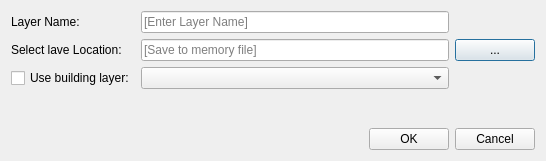
<?xml version="1.0" encoding="UTF-8"?>
<ui version="4.0">
 <class>CreatenewDialogBase</class>
 <widget class="QDialog" name="CreatenewDialogBase">
  <property name="geometry">
   <rect>
    <x>0</x>
    <y>0</y>
    <width>546</width>
    <height>161</height>
   </rect>
  </property>
  <property name="windowTitle">
   <string>Create new frontage layer</string>
  </property>
  <layout class="QVBoxLayout" name="verticalLayout">
   <item>
    <layout class="QGridLayout" name="gridLayout">
     <item row="2" column="3">
      <widget class="QPushButton" name="pushButtonSelectLocation">
       <property name="sizePolicy">
        <sizepolicy hsizetype="Maximum" vsizetype="Fixed">
         <horstretch>0</horstretch>
         <verstretch>0</verstretch>
        </sizepolicy>
       </property>
       <property name="text">
        <string>...</string>
       </property>
      </widget>
     </item>
     <item row="3" column="1" colspan="2">
      <widget class="QComboBox" name="selectLUCombo"/>
     </item>
     <item row="2" column="0">
      <widget class="QLabel" name="label">
       <property name="sizePolicy">
        <sizepolicy hsizetype="Maximum" vsizetype="Maximum">
         <horstretch>0</horstretch>
         <verstretch>0</verstretch>
        </sizepolicy>
       </property>
       <property name="text">
        <string>Select lave Location:</string>
       </property>
      </widget>
     </item>
     <item row="5" column="3">
      <widget class="QPushButton" name="closePopUpButton">
       <property name="sizePolicy">
        <sizepolicy hsizetype="Maximum" vsizetype="Fixed">
         <horstretch>0</horstretch>
         <verstretch>0</verstretch>
        </sizepolicy>
       </property>
       <property name="text">
        <string>Cancel</string>
       </property>
      </widget>
     </item>
     <item row="4" column="2">
      <spacer name="verticalSpacer">
       <property name="orientation">
        <enum>Qt::Vertical</enum>
       </property>
       <property name="sizeHint" stdset="0">
        <size>
         <width>20</width>
         <height>40</height>
        </size>
       </property>
      </spacer>
     </item>
     <item row="3" column="0">
      <widget class="QCheckBox" name="createNewFileCheckBox">
       <property name="text">
        <string>Use building layer:</string>
       </property>
      </widget>
     </item>
     <item row="5" column="2">
      <widget class="QPushButton" name="pushButtonNewFileDLG">
       <property name="sizePolicy">
        <sizepolicy hsizetype="Maximum" vsizetype="Fixed">
         <horstretch>0</horstretch>
         <verstretch>0</verstretch>
        </sizepolicy>
       </property>
       <property name="text">
        <string>OK</string>
       </property>
      </widget>
     </item>
     <item row="2" column="1" colspan="2">
      <widget class="QLineEdit" name="lineEditFrontages">
       <property name="placeholderText">
        <string>[Save to memory file]</string>
       </property>
      </widget>
     </item>
     <item row="1" column="0">
      <widget class="QLabel" name="label_2">
       <property name="text">
        <string>Layer Name:</string>
       </property>
      </widget>
     </item>
     <item row="1" column="1" colspan="2">
      <widget class="QLineEdit" name="lineEditFileName">
       <property name="placeholderText">
        <string>[Enter Layer Name]</string>
       </property>
      </widget>
     </item>
    </layout>
   </item>
  </layout>
 </widget>
 <resources/>
 <connections/>
</ui>
